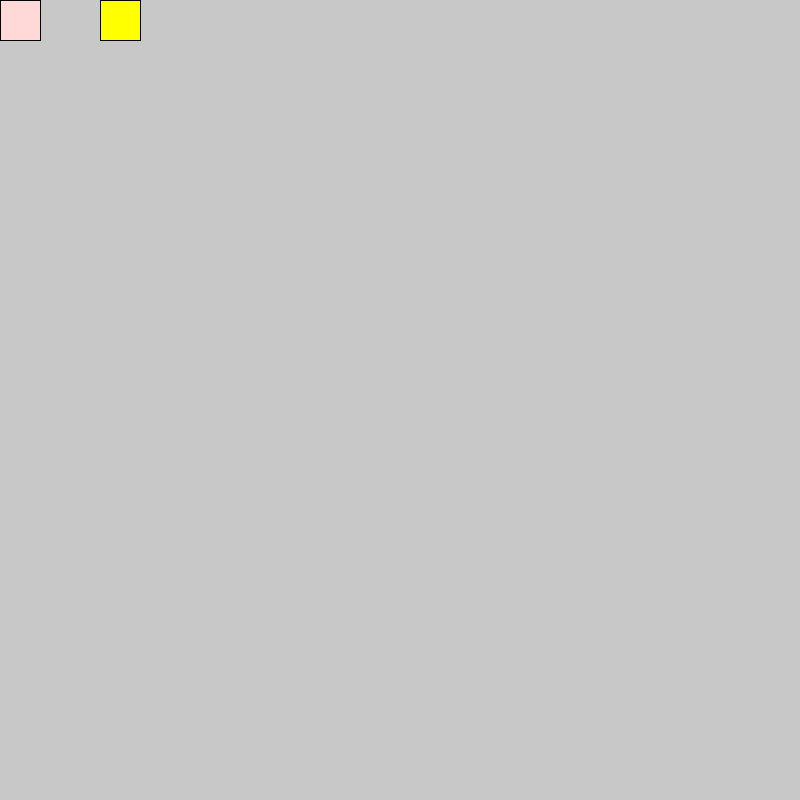
Frame 1 (no input)
Frame 60 (the mouse pressed at the canvas centre just before this capture): identical to frame 1, image omitted
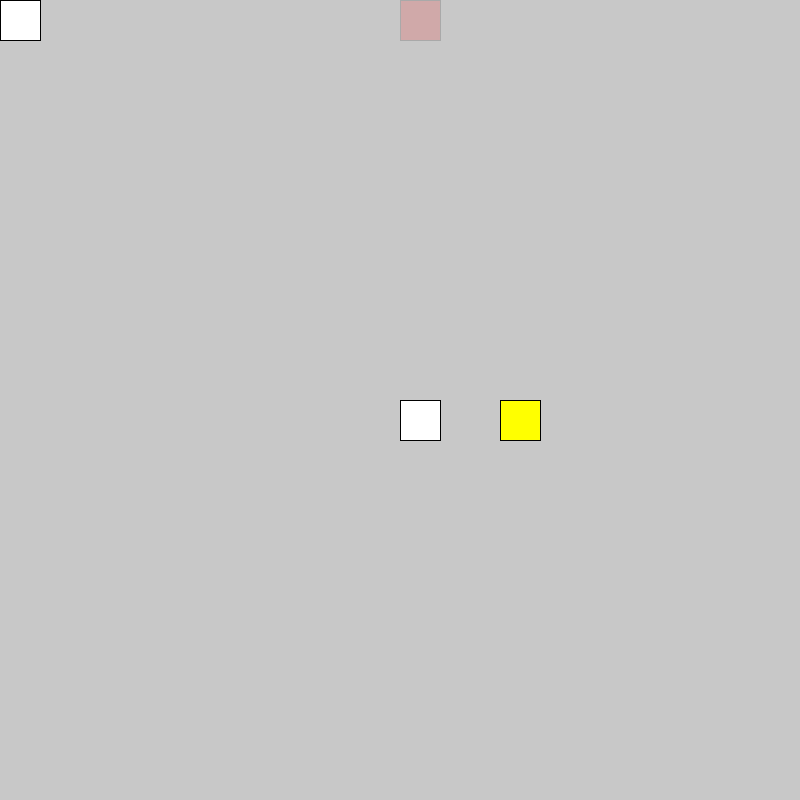
Frame 120 (the mouse held since frame 60 and released just before this capture)

The Processing sketch that drew these frames (run headless with seeded random() and noise(); from frame 60 on, the mouse is pressed at the canvas centre):

// Processing sketch: cours_21_pgraphics
// ── cours_21_pgraphics.pde
PGraphics layer;

void setup(){
  size(800,800);
  layer = createGraphics(width,height);
}

void draw(){
  background(200);
  
  layer.beginDraw();
  layer.fill(255);
  layer.rect(mouseX,mouseY,40,40);
  layer.endDraw();
  
  noTint();
  image(layer,0,0);
  
  tint(255,0,0,40);
  image(layer,mouseX,0);

  fill(255,255,0);
  rect(mouseX+100,mouseY,40,40);
}
